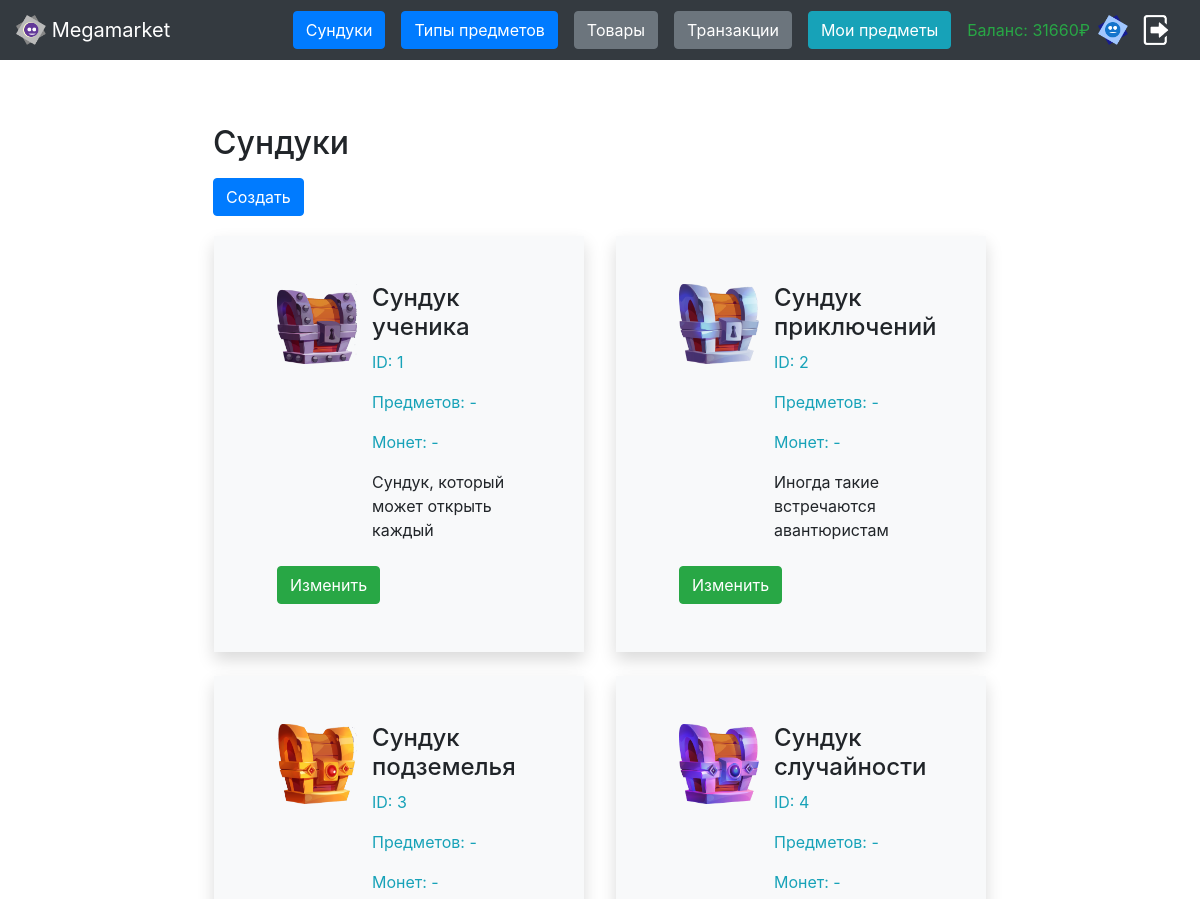
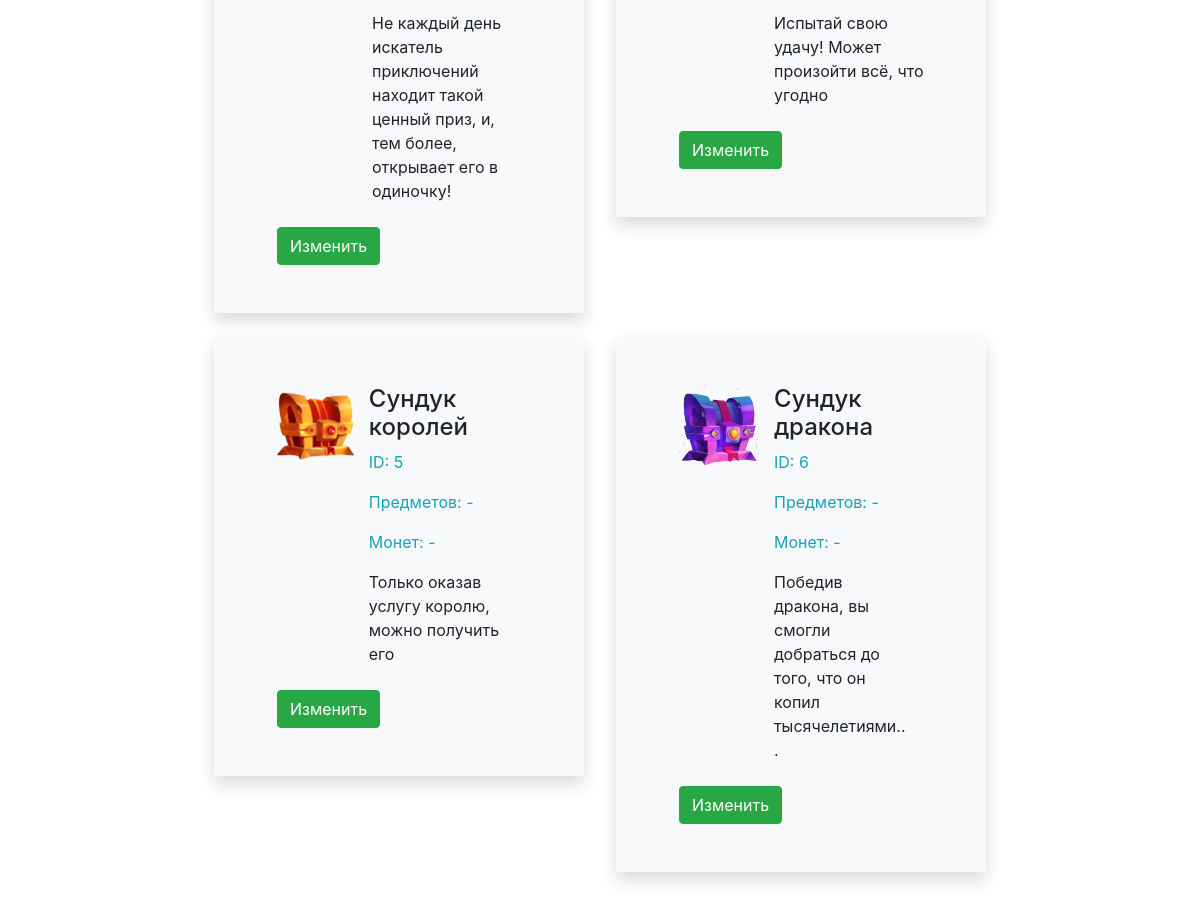
The page /chests (signed in) on the database its author committed (2 pictures, top to bottom).
### app/models/users/user.py (models this page shows, shortened)
class User(SqlAlchemyBase, UserMixin, Model):
    __tablename__ = "users"
    DEFAULT_AVATAR = "default_avatar.png"
    id = Column(Integer, primary_key=True, autoincrement=True)
    login = Column(String, unique=True, nullable=False)
    password = Column(String, nullable=False)
    description = Column(String, default="")
    bill = Column(Integer, default=0, nullable=False)
    created_at = Column(DateTime, default=datetime.now)
    is_staff = Column(Boolean, default=False)
    avatar = Column(String, default="")
    @property
    def img_url(self):
        return img_url(self.avatar or self.DEFAULT_AVATAR)

### app/models/chest.py (models this page shows, shortened)
class Chest(Model, SqlAlchemyBase):
    __tablename__ = "chests"
    id = Column(Integer, primary_key=True, autoincrement=True)
    name = Column(String)
    image = Column(String)
    description = Column(String)
    items_count_min = Column(Integer)
    items_count_max = Column(Integer)
    coins_min = Column(Integer)
    coins_max = Column(Integer)
    price = Column(Integer)
    item_types = orm.relationship(
        "ItemType", secondary="chests_to_item_types", backref="chests"
    )
    @property
    def img_url(self):
        return img_url(self.image)
    @property
    def url(self):
        return f"/chest/{self.id}"

### app/site/chests/views.py (the view)
@blueprint.route("/chests")
@staff_required
def chests():
    with create_session() as session:
        chests = session.query(Chest).all()
        return render_template("chests/chests.html", chests=chests)

### app/models/db_session.py (called while the page is built)
def create_session() -> Session:
    global __factory
    if __factory is None:
        global_init(DB_FILE)
    return __factory()

### app/site/authorization/views.py (called while the page is built)
@login_manager.user_loader
def load_user(user_id):
    db_sess = create_session()
    return db_sess.query(User).get(user_id)

### app/utils/utils.py (called while the page is built)
def img_url(img_name: str):
    return url_for("static", filename=f"{settings.IMAGES_DIR_NAME}/{img_name}")

### app/templates/chests/chests.html
{% extends 'base.html' %}
{% block content %}
    <div class="container col-9 d-flex my-3 p-5 align-items-center justify-content-center flex-column">
        <div class="row w-100 justify-content-between">
            <div class="col-12 mb-2">
                <h2 class="text-start">Сундуки</h2>
            </div>
            <div class="col-12 mb-2">
                <a href="/chest/create" class="btn btn-primary">Создать</a>
            </div>
            {% for chest in chests %}
                <div class="col-6 py-1 px-3">
                    <div class="container my-2 bg-light shadow p-5 d-flex flex-column">
                        <div class="container mb-2 d-flex flex-row">
                            <img src="{{ chest.img_url }}" width="80" height="80"
                                 class="d-inline-block align-center"
                                 alt="">
                            <div class="container">
                                <h4>{{ chest.name }}</h4>
                                <p class="text-info">ID: {{ chest.id }}</p>
                                <p class="text-info">Предметов: {{ items_count_min }}-{{ items_count_max }}</p>
                                <p class="text-info">Монет: {{ coins_min }}-{{ coins_max }}</p>
                                <p class="text-wrap text-break">{{ chest.description }}</p>
                            </div>
                        </div>
                        {% if current_user.is_staff %}
                            <div class="container d-flex flex-row">
                                <a class="btn btn-success" href="{{ chest.url }}">Изменить</a>
                            </div>
                        {% endif %}
                    </div>
                </div>
            {% endfor %}
        </div>
    </div>
{% endblock %}

### app/templates/base.html (shortened to what this page needs)
<!doctype html>
<html lang="ru">
<head>
    <link rel="stylesheet" href="{{ url_for('static', filename='css/general.css') }}">
    <link rel="stylesheet" href="https://cdn.jsdelivr.net/npm/bootstrap@4.6.2/dist/css/bootstrap.min.css"
>
</head>
<body>
<nav class="navbar navbar-dark bg-dark dflex">
    <a class="navbar-brand" href="/">
        <img src="{{ url_for('static', filename='images/logo.png') }}" width="30" height="30"
             class="d-inline-block align-top" alt="">
        Megamarket
    </a>
    {% if current_user and current_user.is_authenticated %}
        <div class="ml-auto d-flex align-items-center">
            {% if current_user.is_staff %}
                <a class="btn btn-primary mx-2" href="/chests">Сундуки</a>
                <a class="btn btn-primary mx-2" href="/item_types">Типы предметов</a>
            {% endif %}
            <a href="/products" class="btn btn-secondary mx-2">Товары</a>
            <a href="/transactions" class="btn btn-secondary mx-2">Транзакции</a>
            <a class="btn btn-info ml-2 mr-3" href="/inventory">Мои предметы</a>
            <div class="text-success mr-2">Баланс: <span id="balance">{{ current_user.bill }}₽</span></div>
            <a href="/profile">
                <img src="{{ current_user.img_url }}" width="30" height="30" class="d-inline-block align-top"
                     alt="">
            </a>
            <a class="btn btn-danger-outline" href="/logout">
                <img src="{{ url_for('static', filename='images/logout.png') }}" width="30" height="30"
                     class="d-inline-block align-top" alt="">
            </a>
        </div>
    {% else %}
        <p>
            <a class="btn btn-primary " href="/register">Зарегистрироваться</a>
            <a class="btn btn-success" href="/login">Войти</a>
        </p>
    {% endif %}
</nav>
<div class="container-fluid dflex justify-content-center">
    <div class="row justify-content-center">
        {% block content %}{% endblock %}
    </div>
</div>
</body>
</html>

### rows shown on the page
User: bill "31660"
Chest: img_url (picture), name "Сундук ученика", id "1", description "Сундук, который может открыть каждый"
Chest: img_url (picture), name "Сундук приключений", id "2", description "Иногда такие встречаются авантюристам"
Chest: img_url (picture), name "Сундук подземелья", id "3", description "Не каждый день искатель приключений находит такой ценный приз, и, тем более, открывает его в одиночку!"
Chest: img_url (picture), name "Сундук случайности", id "4", description "Испытай свою удачу! Может произойти всё, что угодно"
Chest: img_url (picture), name "Сундук королей", id "5", description "Только оказав услугу королю, можно получить его"
Chest: img_url (picture), name "Сундук дракона", id "6", description "Победив дракона, вы смогли добраться до того, что он копил тысячелетиями..."
